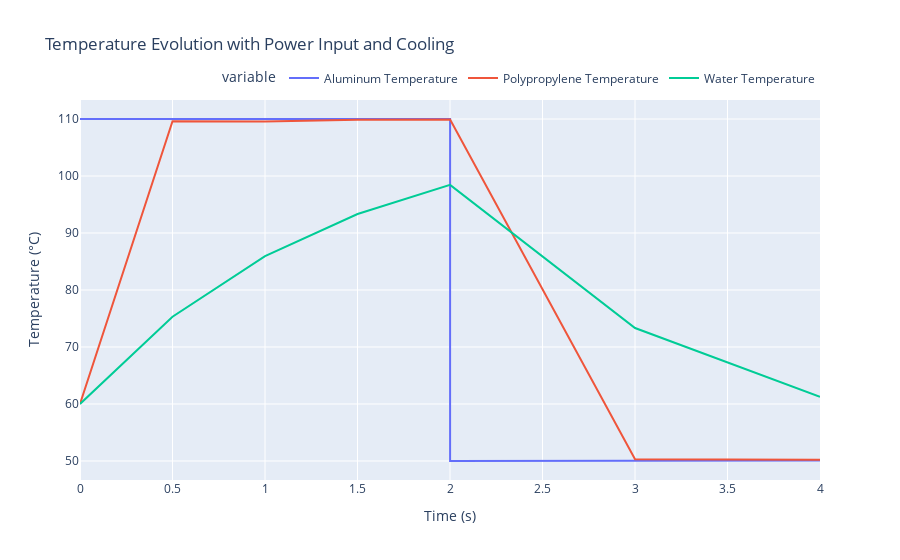

The notebook cell saved with this chart:
### Code cell
# single cycle

df = pd.DataFrame({
    'Time (s)': t_total,
    'Aluminum Temperature': T_total[0],
    'Polypropylene Temperature': T_total[1],
    'Water Temperature': T_total[2]
})
# Create an interactive line plot
fig = px.line(df, x='Time (s)', y=['Aluminum Temperature', 'Polypropylene Temperature', 'Water Temperature'],
              labels={'Time (s)': 'Time (s)', 'value': 'Temperature (°C)'},
              title='Temperature Evolution with Power Input and Cooling')

# Add legend, grid, and labels
fig.update_traces(line=dict(width=2))  # Increase line width
fig.update_layout(legend=dict(orientation="h", yanchor="bottom", y=1.02, xanchor="right", x=1))
fig.update_xaxes(title_text='Time (s)')
fig.update_yaxes(title_text='Temperature (°C)')

# Show the plot
fig.show()

#------------------------------------ Print Results --------------------------------
print(f"Time for water to reach 100°C: {sol1.t[-1]:.2f} seconds")
print(f"Time taken for the aluminum to cool back down to 50°C: {sol2.t[-1]-sol1.t[-1]:.2f} seconds")
print(f"Time for 40 cycles: {((sol1.t[-1] + sol2.t[-1]-sol1.t[-1]) * 40) / 60:.2f} minutes")

### Figure 1 — Plotly figure (JSON) as saved in the notebook; plotly's stock layout.template omitted (floating-point values rounded to 4 significant figures)
{"data": [{"hovertemplate": "variable=Aluminum Temperature<br>Time (s)=%{x}<br>Temperature (°C)=%{y}<extra></extra>", "legendgroup": "Aluminum Temperature", "line": {"color": "#636efa", "dash": "solid", "width": 2}, "marker": {"symbol": "circle"}, "mode": "lines", "name": "Aluminum Temperature", "orientation": "v", "showlegend": true, "type": "scatter", "x": [0, 0.5001, 1.0, 1.5, 2.001, 2.001, 3.0, 4.0], "xaxis": "x", "y": [110, 110.0, 110.0, 110.0, 110.0, 50, 50.07, 50.1], "yaxis": "y"}, {"hovertemplate": "variable=Polypropylene Temperature<br>Time (s)=%{x}<br>Temperature (°C)=%{y}<extra></extra>", "legendgroup": "Polypropylene Temperature", "line": {"color": "#EF553B", "dash": "solid", "width": 2}, "marker": {"symbol": "circle"}, "mode": "lines", "name": "Polypropylene Temperature", "orientation": "v", "showlegend": true, "type": "scatter", "x": [0, 0.5001, 1.0, 1.5, 2.001, 2.001, 3.0, 4.0], "xaxis": "x", "y": [60, 109.6, 109.6, 109.9, 109.9, 109.9, 50.31, 50.21], "yaxis": "y"}, {"hovertemplate": "variable=Water Temperature<br>Time (s)=%{x}<br>Temperature (°C)=%{y}<extra></extra>", "legendgroup": "Water Temperature", "line": {"color": "#00cc96", "dash": "solid", "width": 2}, "marker": {"symbol": "circle"}, "mode": "lines", "name": "Water Temperature", "orientation": "v", "showlegend": true, "type": "scatter", "x": [0, 0.5001, 1.0, 1.5, 2.001, 2.001, 3.0, 4.0], "xaxis": "x", "y": [60, 75.32, 85.96, 93.33, 98.44, 98.44, 73.33, 61.26], "yaxis": "y"}], "layout": {"legend": {"orientation": "h", "title": {"text": "variable"}, "tracegroupgap": 0, "x": 1, "xanchor": "right", "y": 1.02, "yanchor": "bottom"}, "title": {"text": "Temperature Evolution with Power Input and Cooling"}, "xaxis": {"anchor": "y", "domain": [0, 1], "title": {"text": "Time (s)"}}, "yaxis": {"anchor": "x", "domain": [0, 1], "title": {"text": "Temperature (°C)"}}}}
